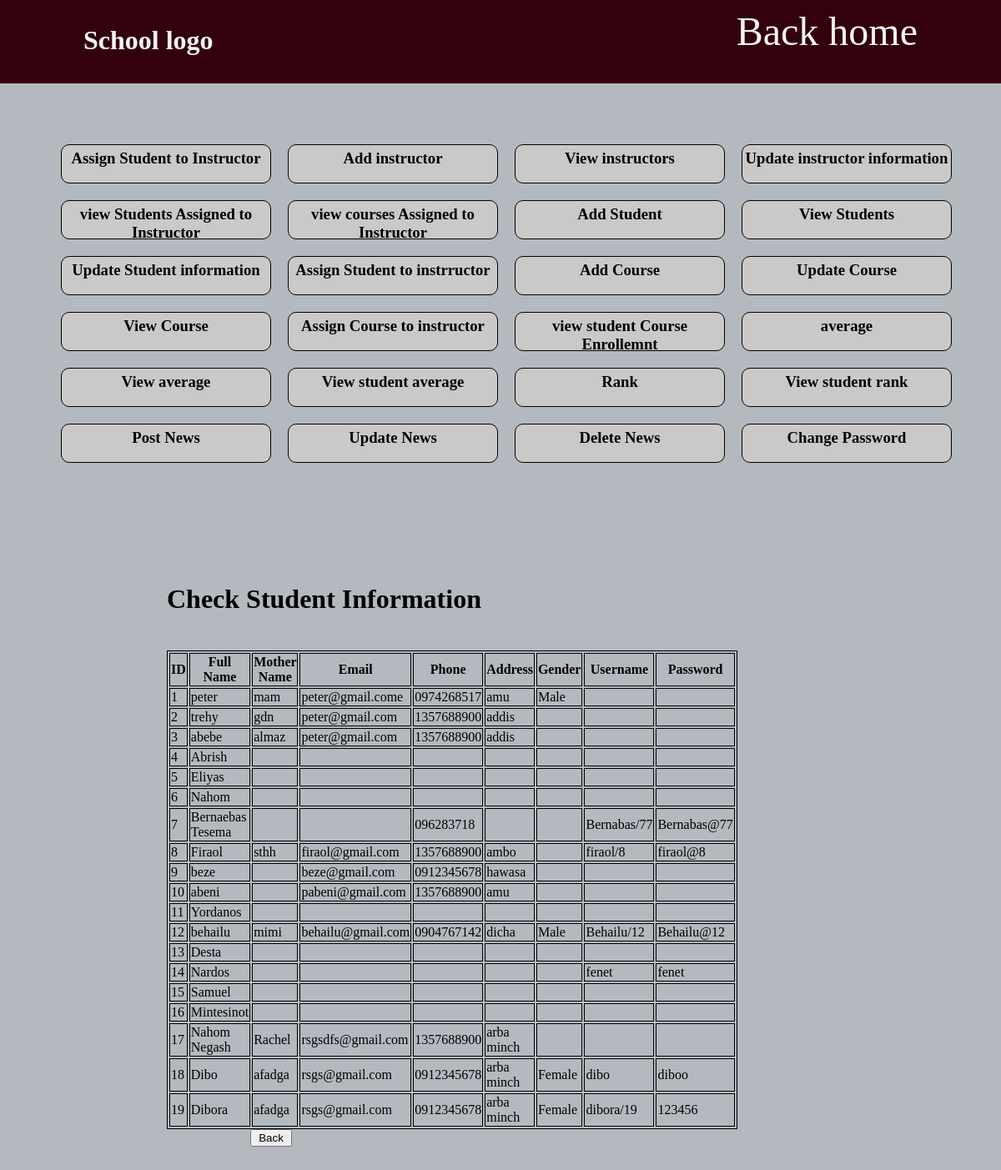
Screenshot of /Admin/php/html/viewstudent.php with the database file from the repository.
### tables this page shows
CREATE TABLE `student` (
  `student_id` int(11) NOT NULL,
  `Full_name` varchar(50) NOT NULL,
  `mother_full_name` varchar(50) NOT NULL,
  `email` varchar(50) NOT NULL,
  `phone` text NOT NULL,
  `address` varchar(50) NOT NULL,
  `Gender` text NOT NULL,
  `username` text NOT NULL,
  `password` text NOT NULL,
  `grade_point` text NOT NULL
);

### Admin/php/html/viewstudent.php (the view, shortened to what this page needs)
<!DOCTYPE html>
<html lang="en">
<head>
<link rel="stylesheet" href="/mysm/Admin/php/html/header.css">
</head>
<body>
<header>
        <h1>School logo</h1>
        <a href="/mysm/Home Page/index.html" class="home">Back home</a>
    </header>
 <div class="dashbord">
 <div class="frame">
 <h3><a href="assignstudentInstructor.php" class="task">Assign Student to Instructor</a></h3>
    <h3><a href="addInstructor.php" class="task">Add instructor</a></h3>
    <h3><a href="viewinstructor.php" class="task">View instructors</a></h3>
    <h3><a href="updateinstructor.php" class="task">Update instructor information</a></h3>
    <h3><a href="viewstudentsassignedtoinstructor.php" class="task">view Students Assigned to Instructor </a></h3>
    <h3><a href="viewcourseassignedtoinstructor.php" class="task">view courses Assigned to Instructor </a></h3>
    <h3><a href="addStudent.php" class="task">Add Student</a></h3>
    <h3><a href="viewstudent.php" class="task">View Students</a></h3>
    <h3><a href="updatestudent.php" class="task">Update Student information</a></h3>
    <h3><a href="assignstudentInstructor.php" class="task">Assign Student to instrructor</a></h3>
    <h3><a href="addSubject.php" class="task">Add Course</a></h3>
    <h3><a href="updatecourse.php" class="task">Update Course</a></h3>
    <h3><a href="viewcourse.php" class="task">View Course</a></h3>
    <h3><a href="assigncourse_inst1.php" class="task">Assign Course to instructor</a></h3>
    <h3><a href="viewstudentcourseenroll.php" class="task">view student Course Enrollemnt</a></h3>
    <h3><a href="average.php" class="task">average </a></h3>
    <h3><a href="viewaverage.php" class="task"> View average </a></h3>
    <h3><a href="viewAverage.php" class="task">View student average</a></h3>
    <h3><a href="rank1.php" class="task">Rank </a></h3>
    <h3><a href="viewRank.php" class="task">View student rank</a></h3>
    <h3><a href="createpost.php" class="task">Post News</a></h3>
    <h3><a href="updatepost.php" class="task">Update News</a></h3>
    <h3><a href="deletenews.php" class="task">Delete News</a></h3>
    <h3><a href="adminchangepassword.php" class="task">Change Password</a></h3></div>
   <div class="dash">
   <?php
        $servername = 'localhost';
        $username = "root";
        $password = "";
        $db_name = "mysms";
        $conn =  mysqli_connect($servername, $username, $password, $db_name);
        $sql = "SELECT student_id, Full_name, mother_full_name, email, phone, address, Gender, username, password FROM student";
        $result = mysqli_query($conn, $sql);
        if (mysqli_num_rows($result) > 0) {
        ?>
          <h1 class="hed">Check Student Information</h1>
        <table class="table2">
            <tr>
                <th>ID</th>
                <th>Full Name</th>
                <th>Mother Name</th>
                <th>Email</th>
                <th>Phone</th>
                <th>Address</th>
                <th>Gender</th>
                <th>Username</th>
                <th>Password</th>
            </tr>
            <?php
            while ($row = mysqli_fetch_assoc($result)){
            ?>
            <tr>
                <td><?php echo $row["student_id"]; ?></td>
                <td><?php echo $row["Full_name"]; ?></td>
                <td><?php echo $row["mother_full_name"]; ?></td>
                <td><?php echo $row["email"]; ?></td>
                <td><?php echo $row["phone"]; ?></td>
                <td><?php echo $row["address"]; ?></td>
                <td><?php echo $row["Gender"]; ?></td>
                <td><?php echo $row["username"]; ?></td>
                <td><?php echo $row["password"]; ?></td>
            </tr>
            <?php
            }
            ?>
        </table>
        <button class="backk"><a href="admin.html" class="back">Back</a></button>
        <?php
        } else {
            echo "0 results";
        }
        ?>
    </div>
</body>
</html>

### Admin/php/html/header.css (style rules this page uses)
* { margin: 0; }
header { background-color: #33000d!important; color:whitesmoke; height: 100px; }
header a { position: absolute; right: 100px; color: whitesmoke; font-size: 3rem; top: 10px; }
body { background-color: #b3b9bf; }
header h1 { padding-top: 30px; }
.home { text-decoration: none; }
.dashbord { display: grid; column-gap: 2rem; grid-template-rows: 1fr 1fr 1fr; }
.dash { margin-top: 200px; height: 15rem; margin-left:200px; }
.frame { display: grid; width: 38%; margin-left: 4%; margin-top: 4%; padding: 15px; border-radius: 20px; grid-template-columns: repeat(4,1fr); }
.task { display: grid; border: solid black 0.1px; text-decoration: none; width:250px; color: black; margin: 10px; text-align: center; background-color: rgb(202, 201, 200); border-radius: 10px; padding-top:5px; height: 2.5rem; }
header h1 { margin-left: 100px; }
.back { height: 50px; text-decoration: none; color: black; width:50px; }
.backk { margin-left: 100px; width:50px; }
.hed { position: absolute; top:700px; }

### Admin/php/html/viewstudent.php (style rules this page uses)
table { border: 1px solid black; width: 600px; }
table th { border: 1px solid black; }
table td { border: 1px solid black; }
.table2 { width:30%; }
.hed { position: absolute; top:160px; }

### rows the page displays
student: student_id "1", Full_name "peter", mother_full_name "mam", email "peter@gmail.come", phone "0974268517", address "amu", Gender "Male"
student: student_id "2", Full_name "trehy", mother_full_name "gdn", email "peter@gmail.com", phone "1357688900", address "addis"
student: student_id "3", Full_name "abebe", mother_full_name "almaz", email "peter@gmail.com", phone "1357688900", address "addis"
student: student_id "4", Full_name "Abrish"
student: student_id "5", Full_name "Eliyas"
student: student_id "6", Full_name "Nahom"
student: student_id "7", Full_name "Bernaebas Tesema", phone "096283718", username "Bernabas/77", password "Bernabas@77"
student: student_id "8", Full_name "Firaol", mother_full_name "sthh", email "firaol@gmail.com", phone "1357688900", address "ambo", username "firaol/8", password "firaol@8"
student: student_id "9", Full_name "beze", email "beze@gmail.com", phone "0912345678", address "hawasa"
student: student_id "10", Full_name "abeni", email "pabeni@gmail.com", phone "1357688900", address "amu"
student: student_id "11", Full_name "Yordanos"
student: student_id "12", Full_name "behailu", mother_full_name "mimi", email "behailu@gmail.com", phone "0904767142", address "dicha", Gender "Male", username "Behailu/12", password "Behailu@12"
student: student_id "13", Full_name "Desta"
student: student_id "14", Full_name "Nardos", username "fenet", password "fenet"
student: student_id "15", Full_name "Samuel"
student: student_id "16", Full_name "Mintesinot"
student: student_id "17", Full_name "Nahom Negash", mother_full_name "Rachel", email "rsgsdfs@gmail.com", phone "1357688900", address "arba minch"
student: student_id "18", Full_name "Dibo", mother_full_name "afadga", email "rsgs@gmail.com", phone "0912345678", address "arba minch", Gender "Female", username "dibo", password "diboo"
student: student_id "19", Full_name "Dibora", mother_full_name "afadga", email "rsgs@gmail.com", phone "0912345678", address "arba minch", Gender "Female", username "dibora/19", password "123456"
